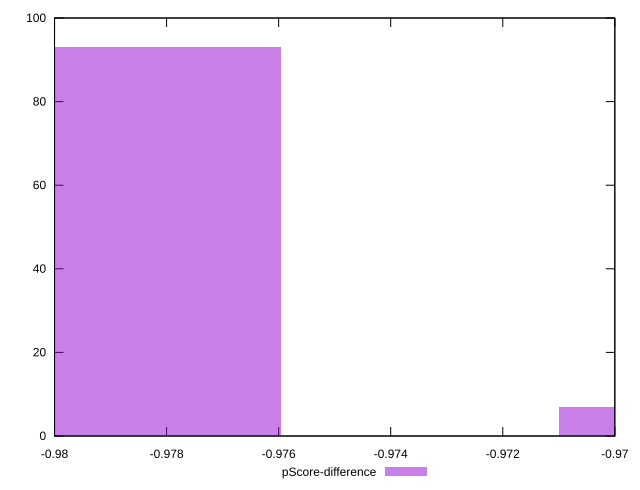

Here is the gnuplot script that generated this plot:
reset

$pScoreDifference <<EOF
-0.9685105802998536 7
-0.9784440221490829 93
EOF

set key outside below
set boxwidth 0.004966720924614634
set xrange [-0.98:-0.97]
set yrange [0:100]
set trange [0:100]
set style fill transparent solid 0.5 noborder
set terminal svg size 640, 490 enhanced background rgb 'white'
set output "report_00017_2021-02-10T15-08-03.406Z/total-byte-weight/samples/pages+cached/pScore-difference/histogram.svg"

plot $pScoreDifference title "pScore-difference" with boxes

reset
